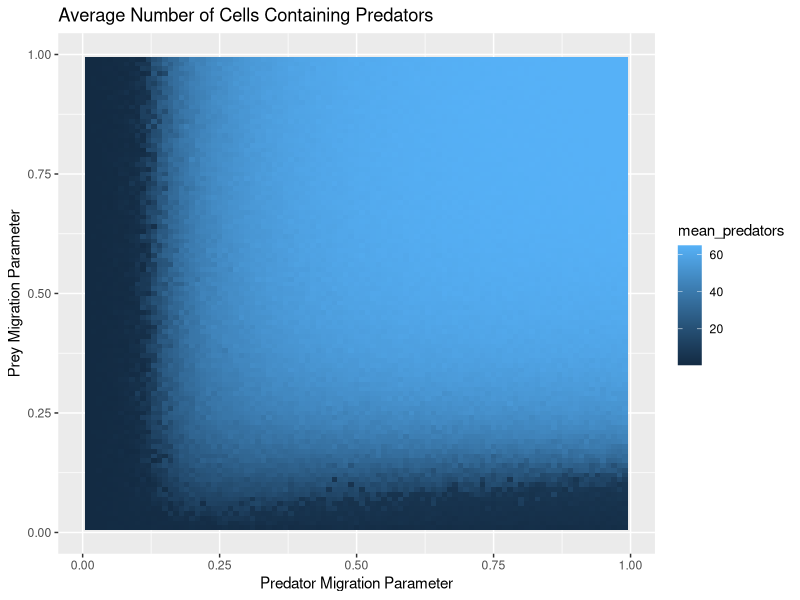
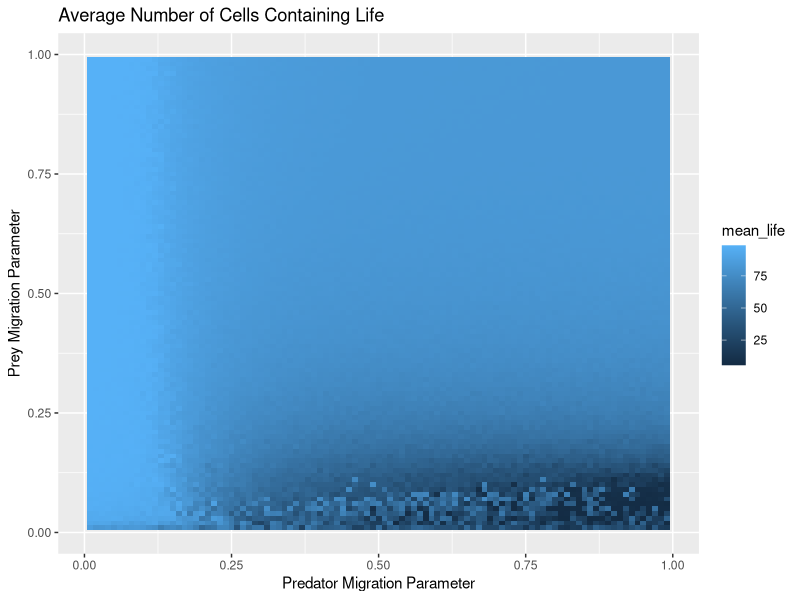

Here is the R script that generated these plots, in order:
library(ggplot2)
library(grid)

predator_means <- read.csv("100_100__predator_means.csv")
life_means <- read.csv("100_100__life_means.csv")
qplot(x = pp, y = ph, 
      data=predator_means, 
      geom = "tile",
      fill = mean_predators,
      main = "Average Number of Cells Containing Predators",
      ylab = "Prey Migration Parameter",
      xlab = "Predator Migration Parameter")

qplot(x = pp, y = ph, 
      data=life_means, 
      geom = "tile",
      fill = mean_life,
      main = "Average Number of Cells Containing Life",
      ylab = "Prey Migration Parameter",
      xlab = "Predator Migration Parameter")